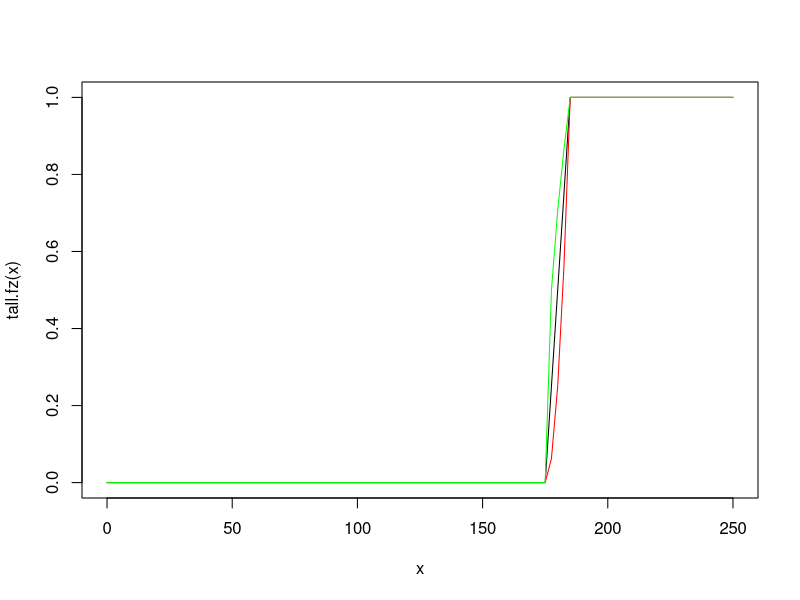
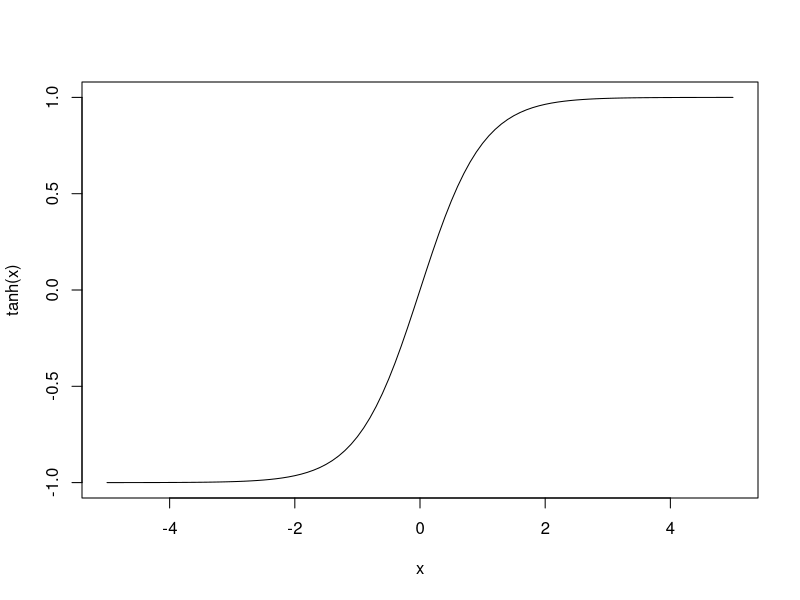
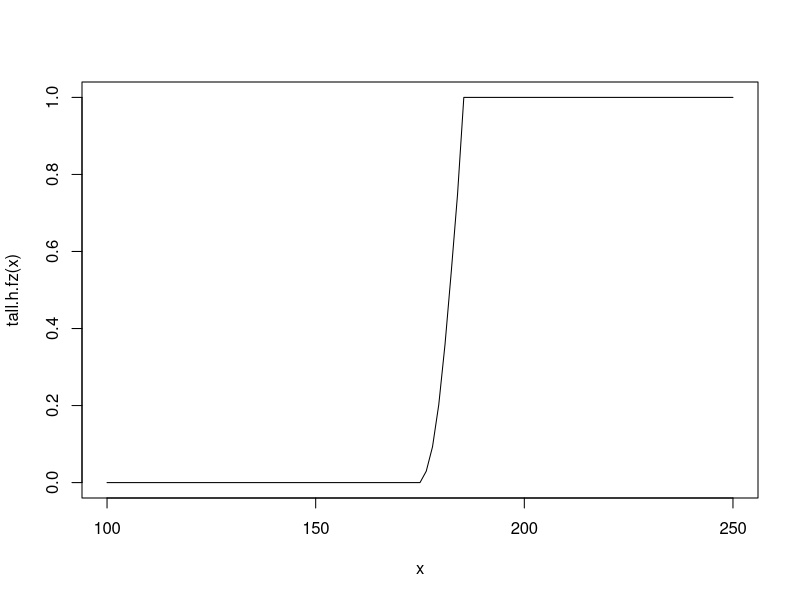

These charts were generated, in order, by the following R code:

#### Fuzzy Sets ####

### LAB 2: Linear, Triangular Numbers
### Ch 2.1 / page 6 [10]
###
### Leonard Mada

### draft 0.1


### Membership Functions

### 1. Linear "fuzziness"
fz.f = function(x, lower, upper) {
	if(x <= lower) {
		return(0)
	} else if(x > upper) {
		return(1)
	}
	p = (x - lower) / (upper - lower)
	return(p)
}

#### Specific Examples ####

### Tall: between 175-185 cm
tall.fz = function(x) {
	# sapply used for compatibility with curve()
	r = sapply(x, fz.f, 175, 185)
	return(r)
}

### Very Tall
very.tall.fz = function(x) {
	r = tall.fz(x)
	return(r*r)
}

### "More or Less" Tall
moreless.tall.fz = function(x) {
	r = tall.fz(x)
	return(sqrt(r))
}


### PLOT

LIMIT_MAX = 250

curve(tall.fz, from=0, to=LIMIT_MAX)

curve(very.tall.fz, from=0, to=LIMIT_MAX, add=T, col="red")
curve(moreless.tall.fz, from=0, to=LIMIT_MAX, add=T, col="green")

#################

# TODO:
# Triangular Numbers
# cos


#################

#### EXPERIMENTAL ####

### TANH is frequently used in AI / Neural Networks

tanh(3)
curve(tanh, from=-5, to=5)

### Problem 1:
# however TANH runs between -1 and 1
# so it needs centering around 1/2 and rescaling by 1/2
# (1 + tanh()) / 2

### Problem 2:
# tanh is not continuous/smooth with -1 and +1 over a finite domain;
# therefore, the rescaled function is not continuous with 0 and 1;
# Solution for lower limit:
# p * (1 + tanh(p - 1/2)) / 2
# Solution for upper limit:
# TODO

fz.h.f = function(x, a, b, xscale=2) {
	if(x <= a) {
		return(0)
	} else if(x > b) {
		return(1)
	}
	p = (x - a) / (b - a)
	mid = 1/2
	p = p * (1 + tanh(xscale*(p - mid))) / 2
	# TODO
	# p is NOT continuous with 1
	return(p)
}

tall.h.fz = function(x) {
	r = sapply(x, fz.h.f, 175, 185)
	return(r)
}

curve(tall.h.fz, from=100, to=LIMIT_MAX)

